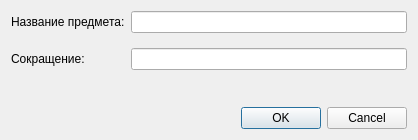
<?xml version="1.0" encoding="UTF-8"?>
<ui version="4.0">
 <class>dialogSubject</class>
 <widget class="QDialog" name="dialogSubject">
  <property name="geometry">
   <rect>
    <x>0</x>
    <y>0</y>
    <width>418</width>
    <height>140</height>
   </rect>
  </property>
  <property name="windowTitle">
   <string>Предмет</string>
  </property>
  <layout class="QVBoxLayout" name="verticalLayout">
   <item>
    <layout class="QGridLayout" name="gridLayout">
     <property name="horizontalSpacing">
      <number>6</number>
     </property>
     <property name="verticalSpacing">
      <number>15</number>
     </property>
     <item row="1" column="1">
      <widget class="QLineEdit" name="abb_lineEdit"/>
     </item>
     <item row="0" column="0">
      <widget class="QLabel" name="name_label">
       <property name="text">
        <string>Название предмета:</string>
       </property>
      </widget>
     </item>
     <item row="1" column="0">
      <widget class="QLabel" name="abb_label">
       <property name="text">
        <string>Сокращение:</string>
       </property>
      </widget>
     </item>
     <item row="0" column="1">
      <widget class="QLineEdit" name="name_lineEdit"/>
     </item>
    </layout>
   </item>
   <item>
    <spacer name="verticalSpacer">
     <property name="orientation">
      <enum>Qt::Vertical</enum>
     </property>
     <property name="sizeHint" stdset="0">
      <size>
       <width>20</width>
       <height>40</height>
      </size>
     </property>
    </spacer>
   </item>
   <item>
    <widget class="QDialogButtonBox" name="buttonBox">
     <property name="orientation">
      <enum>Qt::Horizontal</enum>
     </property>
     <property name="standardButtons">
      <set>QDialogButtonBox::Cancel|QDialogButtonBox::Ok</set>
     </property>
    </widget>
   </item>
  </layout>
 </widget>
 <resources/>
 <connections>
  <connection>
   <sender>buttonBox</sender>
   <signal>accepted()</signal>
   <receiver>dialogSubject</receiver>
   <slot>accept()</slot>
   <hints>
    <hint type="sourcelabel">
     <x>248</x>
     <y>254</y>
    </hint>
    <hint type="destinationlabel">
     <x>157</x>
     <y>274</y>
    </hint>
   </hints>
  </connection>
  <connection>
   <sender>buttonBox</sender>
   <signal>rejected()</signal>
   <receiver>dialogSubject</receiver>
   <slot>reject()</slot>
   <hints>
    <hint type="sourcelabel">
     <x>316</x>
     <y>260</y>
    </hint>
    <hint type="destinationlabel">
     <x>286</x>
     <y>274</y>
    </hint>
   </hints>
  </connection>
 </connections>
</ui>
